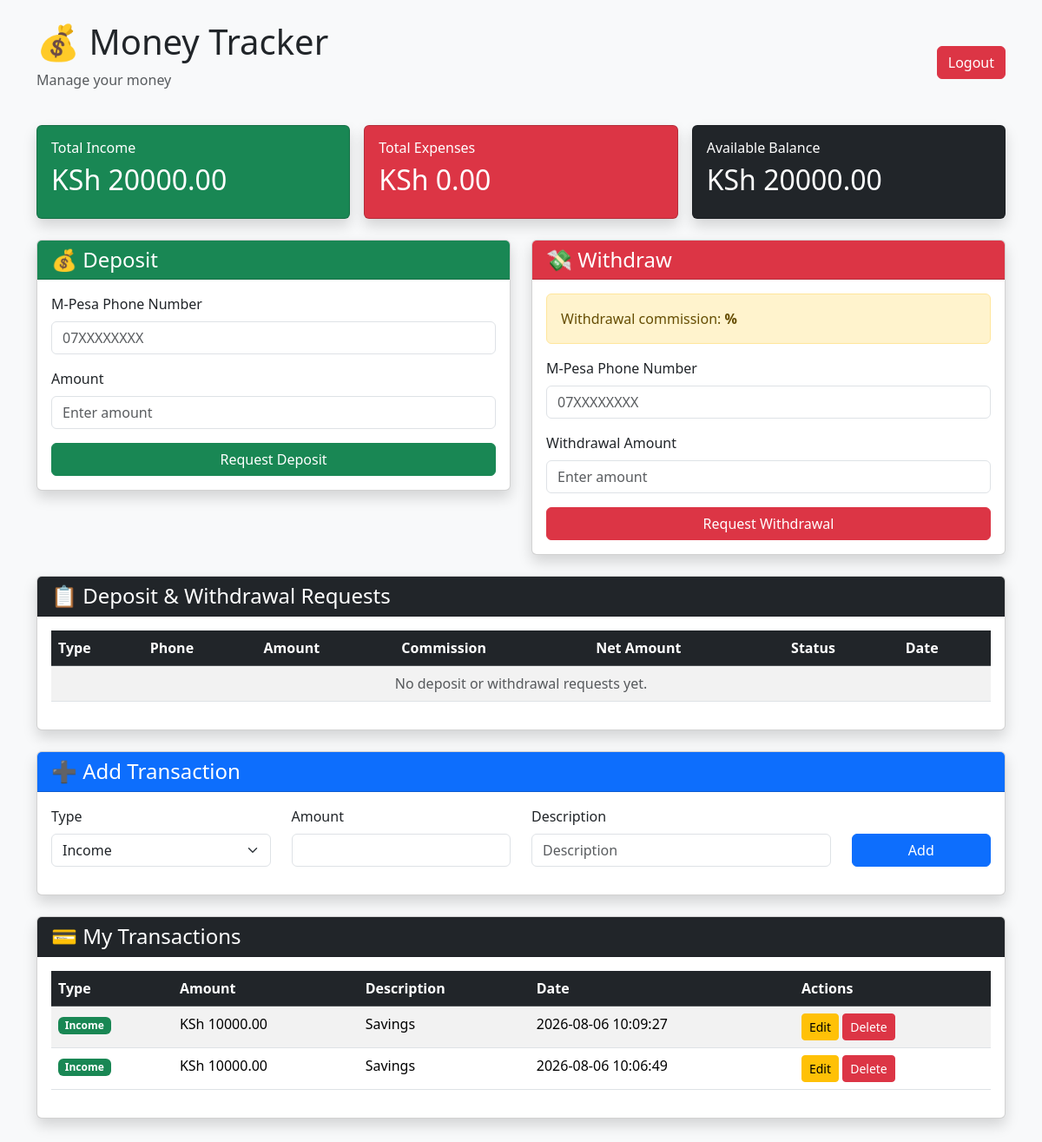
The page /dashboard (signed in) on the database as committed earlier.
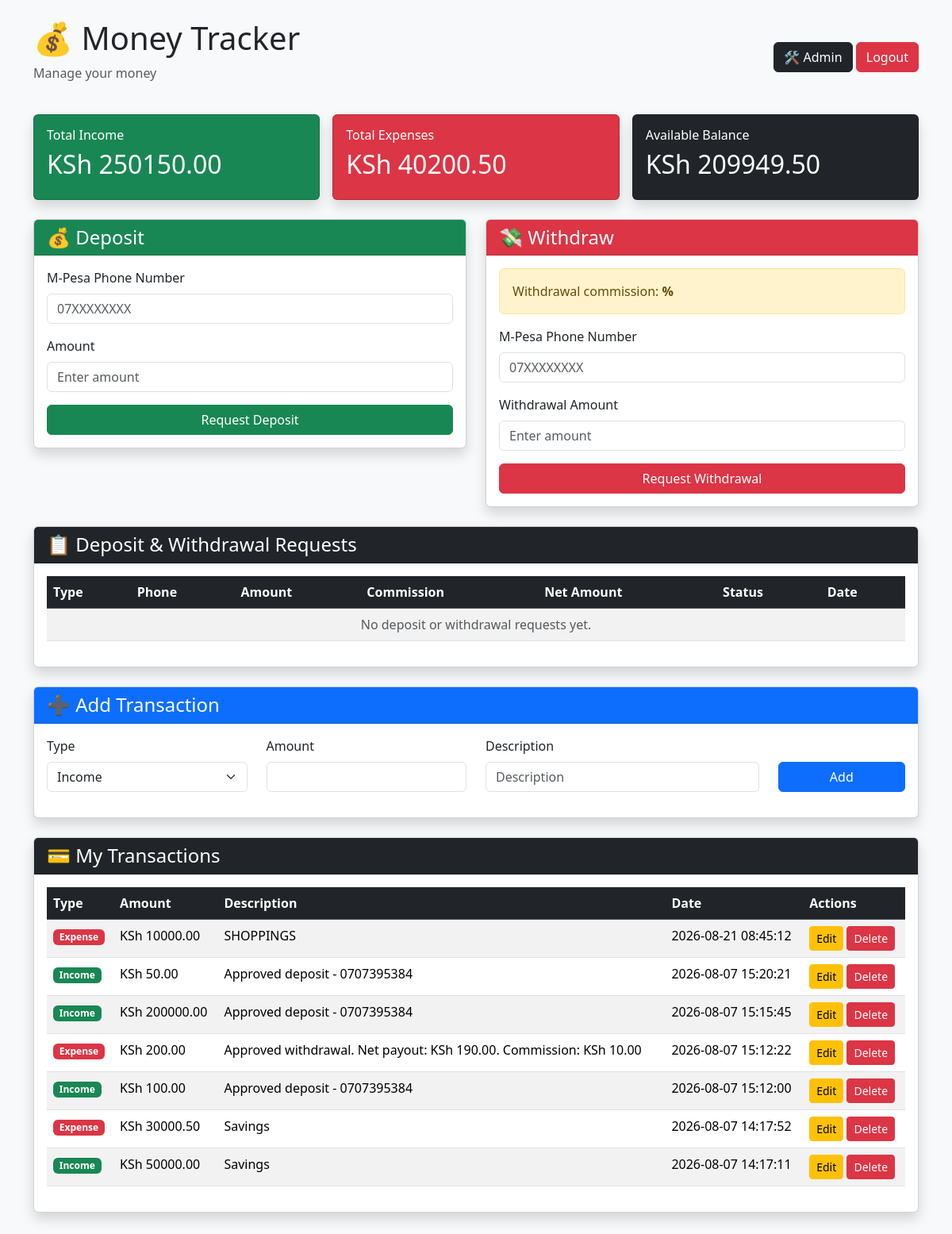
The same page on the database as committed later.
### tables this page shows
CREATE TABLE transactions (
    id INTEGER PRIMARY KEY AUTOINCREMENT,
    user_email TEXT NOT NULL,
    type TEXT NOT NULL,
    amount REAL NOT NULL,
    description TEXT,
    date TIMESTAMP DEFAULT CURRENT_TIMESTAMP
);

### app.py (the view, shortened to what this page needs)
@app.route("/dashboard", methods=["GET", "POST"])
def dashboard():
    if "user_email" not in session:
        return redirect(url_for("login"))
    user_email = session["user_email"]
    connection = get_db()
    cursor = connection.cursor()
    cursor.execute("""
        SELECT
            id,
            type,
            amount,
            description,
            date
        FROM transactions
        WHERE user_email=?
        ORDER BY date DESC
    """, (user_email,))
    transactions = cursor.fetchall()
    cursor.execute("""
        SELECT
            COALESCE(
                SUM(
                    CASE
                        WHEN type='Income'
                        THEN amount
                        ELSE 0
                    END
                ),
                0
            ) AS total_income,

            COALESCE(
                SUM(
                    CASE
                        WHEN type='Expense'
                        THEN amount
                        ELSE 0
                    END
                ),
                0
            ) AS total_expenses

        FROM transactions
        WHERE user_email=?
    """, (user_email,))
    totals = cursor.fetchone()
    total_income = totals["total_income"]
    total_expenses = totals["total_expenses"]
    balance = total_income - total_expenses
    connection.close()
    return render_template(
        "dashboard.html",
        transactions=transactions,
        total_income=total_income,
        total_expenses=total_expenses,
        balance=balance
    )

### app.py (called while the page is built)
def get_db():
    connection = sqlite3.connect(DATABASE)
    connection.row_factory = sqlite3.Row
    return connection

### templates/dashboard.html (shortened to what the changed rows need)
<!DOCTYPE html>
<html lang="en">
<head>
    <link
        href="https://cdn.jsdelivr.net/npm/bootstrap@5.3.3/dist/css/bootstrap.min.css"
        rel="stylesheet"
    >
</head>
<body class="bg-light">
<div class="container mt-4 mb-5">
    <div class="d-flex justify-content-between align-items-center mb-4">
        <div>
            <h1>💰 Money Tracker</h1>
        </div>
        <div>
            {% if session.get("is_admin") == 1 %}
                <a
                    href="/admin"
                    class="btn btn-dark"
                >
                    🛠️ Admin
                </a>
            {% endif %}
            <a
                href="/logout"
                class="btn btn-danger"
            >
                Logout
            </a>
        </div>
    </div>
    <div class="row g-3 mb-4">
        <div class="col-md-4">
            <div class="card bg-success text-white shadow">
                <div class="card-body">
                    <h6>Total Income</h6>
                    <h2>
                        KSh {{ "%.2f"|format(total_income) }}
                    </h2>
                </div>
            </div>
        </div>
        <div class="col-md-4">
            <div class="card bg-danger text-white shadow">
                <div class="card-body">
                    <h6>Total Expenses</h6>
                    <h2>
                        KSh {{ "%.2f"|format(total_expenses) }}
                    </h2>
                </div>
            </div>
        </div>
        <div class="col-md-4">
            <div class="card bg-dark text-white shadow">
                <div class="card-body">
                    <h6>Available Balance</h6>
                    <h2>
                        KSh {{ "%.2f"|format(balance) }}
                    </h2>
                </div>
            </div>
        </div>
    </div>
    <div class="card shadow mb-4">
        <div class="card-body">
            <div class="table-responsive">
                <table class="table table-striped table-hover">
                    <thead class="table-dark">
                        <tr>
                            <th>
                                Type
                            </th>
                            <th>
                                Phone
                            </th>
                            <th>
                                Amount
                            </th>
                            <th>
                                Commission
                            </th>
                            <th>
                                Net Amount
                            </th>
                            <th>
                                Status
                            </th>
                            <th>
                                Date
                            </th>
                        </tr>
                    </thead>
                </table>
            </div>
        </div>
    </div>
    <div class="card shadow">
        <div class="card-body">
            <div class="table-responsive">
                <table class="table table-striped table-hover">
                    <thead class="table-dark">
                        <tr>
                            <th>
                                Type
                            </th>
                            <th>
                                Amount
                            </th>
                            <th>
                                Description
                            </th>
                            <th>
                                Date
                            </th>
                            <th>
                                Actions
                            </th>
                        </tr>
                    </thead>
                    <tbody>
                    {% for transaction in transactions %}
                        <tr>
                            <td>
                                {% if transaction["type"] == "Income" %}
                                    <span class="badge bg-success">
                                        Income
                                    </span>
                                {% else %}
                                    <span class="badge bg-danger">
                                        Expense
                                    </span>
                                {% endif %}
                            </td>
                            <td>
                                KSh
                                {{ "%.2f"|format(transaction["amount"]) }}
                            </td>
                            <td>
                                {{ transaction["description"] }}
                            </td>
                            <td>
                                {{ transaction["date"] }}
                            </td>
                            <td>
                                <a
                                    href="/edit/{{ transaction['id'] }}"
                                    class="btn btn-sm btn-warning"
                                >
                                    Edit
                                </a>
                                <a
                                    href="/delete/{{ transaction['id'] }}"
                                    class="btn btn-sm btn-danger"
                                    onclick="return confirm('Delete this transaction?')"
                                >
                                    Delete
                                </a>
                            </td>
                        </tr>
                    {% endfor %}
                    </tbody>
                </table>
            </div>
        </div>
    </div>
</div>
</body>
</html>

Rows that differ between the two databases and show on the page:
removed transactions: type "Income", amount "10000.00"
removed transactions: type "Income", amount "10000.00"
added transactions: type "Expense", amount "10000.00"
added transactions: type "Income", amount "50.00"
added transactions: type "Income", amount "200000.00"
added transactions: type "Expense", amount "200.00"
added transactions: type "Income", amount "100.00"
added transactions: type "Expense", amount "30000.50"
added transactions: type "Income", amount "50000.00"
Other text that changed with them:
{{ "%.2f"|format(total_income) }}: "20000.00" → "250150.00"
{{ "%.2f"|format(total_expenses) }}: "0.00" → "40200.50"
{{ "%.2f"|format(balance) }}: "20000.00" → "209949.50"
text now shown: "🛠️ Admin"
